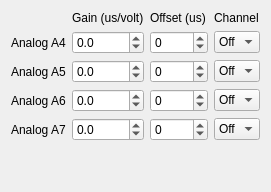
               <widget class="QWidget" name="tab">
                <attribute name="title">
                 <string>Analog</string>
                </attribute>
                <layout class="QGridLayout" name="gridLayout_13">
                 <item row="1" column="2">
                  <widget class="QSpinBox" name="spnA4Off">
                   <property name="minimum">
                    <number>-2048</number>
                   </property>
                   <property name="maximum">
                    <number>2048</number>
                   </property>
                  </widget>
                 </item>
                 <item row="2" column="3">
                  <widget class="QComboBox" name="cmbA5Ch">
                   <property name="sizePolicy">
                    <sizepolicy hsizetype="Maximum" vsizetype="Fixed">
                     <horstretch>0</horstretch>
                     <verstretch>0</verstretch>
                    </sizepolicy>
                   </property>
                   <item>
                    <property name="text">
                     <string>Off</string>
                    </property>
                   </item>
                   <item>
                    <property name="text">
                     <string>1</string>
                    </property>
                   </item>
                   <item>
                    <property name="text">
                     <string>2</string>
                    </property>
                   </item>
                   <item>
                    <property name="text">
                     <string>3</string>
                    </property>
                   </item>
                   <item>
                    <property name="text">
                     <string>4</string>
                    </property>
                   </item>
                   <item>
                    <property name="text">
                     <string>5</string>
                    </property>
                   </item>
                   <item>
                    <property name="text">
                     <string>6</string>
                    </property>
                   </item>
                   <item>
                    <property name="text">
                     <string>7</string>
                    </property>
                   </item>
                   <item>
                    <property name="text">
                     <string>8</string>
                    </property>
                   </item>
                   <item>
                    <property name="text">
                     <string>9</string>
                    </property>
                   </item>
                   <item>
                    <property name="text">
                     <string>10</string>
                    </property>
                   </item>
                   <item>
                    <property name="text">
                     <string>11</string>
                    </property>
                   </item>
                   <item>
                    <property name="text">
                     <string>12</string>
                    </property>
                   </item>
                   <item>
                    <property name="text">
                     <string>13</string>
                    </property>
                   </item>
                   <item>
                    <property name="text">
                     <string>14</string>
                    </property>
                   </item>
                   <item>
                    <property name="text">
                     <string>15</string>
                    </property>
                   </item>
                   <item>
                    <property name="text">
                     <string>16</string>
                    </property>
                   </item>
                  </widget>
                 </item>
                 <item row="2" column="1">
                  <widget class="QDoubleSpinBox" name="spnA5Gain">
                   <property name="decimals">
                    <number>1</number>
                   </property>
                   <property name="minimum">
                    <double>-3000.000000000000000</double>
                   </property>
                   <property name="maximum">
                    <double>3000.000000000000000</double>
                   </property>
                  </widget>
                 </item>
                 <item row="3" column="2">
                  <widget class="QSpinBox" name="spnA6Off">
                   <property name="minimum">
                    <number>-2012</number>
                   </property>
                   <property name="maximum">
                    <number>2012</number>
                   </property>
                  </widget>
                 </item>
                 <item row="4" column="3">
                  <widget class="QComboBox" name="cmbA7Ch">
                   <property name="sizePolicy">
                    <sizepolicy hsizetype="Maximum" vsizetype="Fixed">
                     <horstretch>0</horstretch>
                     <verstretch>0</verstretch>
                    </sizepolicy>
                   </property>
                   <item>
                    <property name="text">
                     <string>Off</string>
                    </property>
                   </item>
                   <item>
                    <property name="text">
                     <string>1</string>
                    </property>
                   </item>
                   <item>
                    <property name="text">
                     <string>2</string>
                    </property>
                   </item>
                   <item>
                    <property name="text">
                     <string>3</string>
                    </property>
                   </item>
                   <item>
                    <property name="text">
                     <string>4</string>
                    </property>
                   </item>
                   <item>
                    <property name="text">
                     <string>5</string>
                    </property>
                   </item>
                   <item>
                    <property name="text">
                     <string>6</string>
                    </property>
                   </item>
                   <item>
                    <property name="text">
                     <string>7</string>
                    </property>
                   </item>
                   <item>
                    <property name="text">
                     <string>8</string>
                    </property>
                   </item>
                   <item>
                    <property name="text">
                     <string>9</string>
                    </property>
                   </item>
                   <item>
                    <property name="text">
                     <string>10</string>
                    </property>
                   </item>
                   <item>
                    <property name="text">
                     <string>11</string>
                    </property>
                   </item>
                   <item>
                    <property name="text">
                     <string>12</string>
                    </property>
                   </item>
                   <item>
                    <property name="text">
                     <string>13</string>
                    </property>
                   </item>
                   <item>
                    <property name="text">
                     <string>14</string>
                    </property>
                   </item>
                   <item>
                    <property name="text">
                     <string>15</string>
                    </property>
                   </item>
                   <item>
                    <property name="text">
                     <string>16</string>
                    </property>
                   </item>
                  </widget>
                 </item>
                 <item row="1" column="3">
                  <widget class="QComboBox" name="cmbA4Ch">
                   <property name="sizePolicy">
                    <sizepolicy hsizetype="Maximum" vsizetype="Fixed">
                     <horstretch>0</horstretch>
                     <verstretch>0</verstretch>
                    </sizepolicy>
                   </property>
                   <item>
                    <property name="text">
                     <string>Off</string>
                    </property>
                   </item>
                   <item>
                    <property name="text">
                     <string>1</string>
                    </property>
                   </item>
                   <item>
                    <property name="text">
                     <string>2</string>
                    </property>
                   </item>
                   <item>
                    <property name="text">
                     <string>3</string>
                    </property>
                   </item>
                   <item>
                    <property name="text">
                     <string>4</string>
                    </property>
                   </item>
                   <item>
                    <property name="text">
                     <string>5</string>
                    </property>
                   </item>
                   <item>
                    <property name="text">
                     <string>6</string>
                    </property>
                   </item>
                   <item>
                    <property name="text">
                     <string>7</string>
                    </property>
                   </item>
                   <item>
                    <property name="text">
                     <string>8</string>
                    </property>
                   </item>
                   <item>
                    <property name="text">
                     <string>9</string>
                    </property>
                   </item>
                   <item>
                    <property name="text">
                     <string>10</string>
                    </property>
                   </item>
                   <item>
                    <property name="text">
                     <string>11</string>
                    </property>
                   </item>
                   <item>
                    <property name="text">
                     <string>12</string>
                    </property>
                   </item>
                   <item>
                    <property name="text">
                     <string>13</string>
                    </property>
                   </item>
                   <item>
                    <property name="text">
                     <string>14</string>
                    </property>
                   </item>
                   <item>
                    <property name="text">
                     <string>15</string>
                    </property>
                   </item>
                   <item>
                    <property name="text">
                     <string>16</string>
                    </property>
                   </item>
                  </widget>
                 </item>
                 <item row="3" column="1">
                  <widget class="QDoubleSpinBox" name="spnA6Gain">
                   <property name="decimals">
                    <number>1</number>
                   </property>
                   <property name="minimum">
                    <double>-3000.000000000000000</double>
                   </property>
                   <property name="maximum">
                    <double>3000.000000000000000</double>
                   </property>
                  </widget>
                 </item>
                 <item row="0" column="1">
                  <widget class="QLabel" name="label_43">
                   <property name="text">
                    <string>Gain (us/volt)</string>
                   </property>
                  </widget>
                 </item>
                 <item row="4" column="0">
                  <widget class="QLabel" name="lblAn7">
                   <property name="sizePolicy">
                    <sizepolicy hsizetype="Maximum" vsizetype="Preferred">
                     <horstretch>0</horstretch>
                     <verstretch>0</verstretch>
                    </sizepolicy>
                   </property>
                   <property name="text">
                    <string>Analog A7</string>
                   </property>
                  </widget>
                 </item>
                 <item row="5" column="0">
                  <spacer name="verticalSpacer_4">
                   <property name="orientation">
                    <enum>Qt::Vertical</enum>
                   </property>
                   <property name="sizeHint" stdset="0">
                    <size>
                     <width>20</width>
                     <height>40</height>
                    </size>
                   </property>
                  </spacer>
                 </item>
                 <item row="4" column="1">
                  <widget class="QDoubleSpinBox" name="spnA7Gain">
                   <property name="decimals">
                    <number>1</number>
                   </property>
                   <property name="minimum">
                    <double>-3000.000000000000000</double>
                   </property>
                   <property name="maximum">
                    <double>3000.000000000000000</double>
                   </property>
                  </widget>
                 </item>
                 <item row="4" column="2">
                  <widget class="QSpinBox" name="spnA7Off">
                   <property name="minimum">
                    <number>-2012</number>
                   </property>
                   <property name="maximum">
                    <number>2012</number>
                   </property>
                  </widget>
                 </item>
                 <item row="1" column="0">
                  <widget class="QLabel" name="lblAn4">
                   <property name="sizePolicy">
                    <sizepolicy hsizetype="Maximum" vsizetype="Preferred">
                     <horstretch>0</horstretch>
                     <verstretch>0</verstretch>
                    </sizepolicy>
                   </property>
                   <property name="text">
                    <string>Analog A4</string>
                   </property>
                  </widget>
                 </item>
                 <item row="3" column="3">
                  <widget class="QComboBox" name="cmbA6Ch">
                   <property name="sizePolicy">
                    <sizepolicy hsizetype="Maximum" vsizetype="Fixed">
                     <horstretch>0</horstretch>
                     <verstretch>0</verstretch>
                    </sizepolicy>
                   </property>
                   <item>
                    <property name="text">
                     <string>Off</string>
                    </property>
                   </item>
                   <item>
                    <property name="text">
                     <string>1</string>
                    </property>
                   </item>
                   <item>
                    <property name="text">
                     <string>2</string>
                    </property>
                   </item>
                   <item>
                    <property name="text">
                     <string>3</string>
                    </property>
                   </item>
                   <item>
                    <property name="text">
                     <string>4</string>
                    </property>
                   </item>
                   <item>
                    <property name="text">
                     <string>5</string>
                    </property>
                   </item>
                   <item>
                    <property name="text">
                     <string>6</string>
                    </property>
                   </item>
                   <item>
                    <property name="text">
                     <string>7</string>
                    </property>
                   </item>
                   <item>
                    <property name="text">
                     <string>8</string>
                    </property>
                   </item>
                   <item>
                    <property name="text">
                     <string>9</string>
                    </property>
                   </item>
                   <item>
                    <property name="text">
                     <string>10</string>
                    </property>
                   </item>
                   <item>
                    <property name="text">
                     <string>11</string>
                    </property>
                   </item>
                   <item>
                    <property name="text">
                     <string>12</string>
                    </property>
                   </item>
                   <item>
                    <property name="text">
                     <string>13</string>
                    </property>
                   </item>
                   <item>
                    <property name="text">
                     <string>14</string>
                    </property>
                   </item>
                   <item>
                    <property name="text">
                     <string>15</string>
                    </property>
                   </item>
                   <item>
                    <property name="text">
                     <string>16</string>
                    </property>
                   </item>
                  </widget>
                 </item>
                 <item row="2" column="2">
                  <widget class="QSpinBox" name="spnA5Off">
                   <property name="minimum">
                    <number>-2048</number>
                   </property>
                   <property name="maximum">
                    <number>2048</number>
                   </property>
                  </widget>
                 </item>
                 <item row="2" column="0">
                  <widget class="QLabel" name="llblAn5">
                   <property name="sizePolicy">
                    <sizepolicy hsizetype="Maximum" vsizetype="Preferred">
                     <horstretch>0</horstretch>
                     <verstretch>0</verstretch>
                    </sizepolicy>
                   </property>
                   <property name="text">
                    <string>Analog A5</string>
                   </property>
                  </widget>
                 </item>
                 <item row="3" column="0">
                  <widget class="QLabel" name="lblAn6">
                   <property name="sizePolicy">
                    <sizepolicy hsizetype="Maximum" vsizetype="Preferred">
                     <horstretch>0</horstretch>
                     <verstretch>0</verstretch>
                    </sizepolicy>
                   </property>
                   <property name="text">
                    <string>Analog A6</string>
                   </property>
                  </widget>
                 </item>
                 <item row="0" column="3">
                  <widget class="QLabel" name="label_42">
                   <property name="text">
                    <string>Channel</string>
                   </property>
                  </widget>
                 </item>
                 <item row="1" column="1">
                  <widget class="QDoubleSpinBox" name="spnA4Gain">
                   <property name="decimals">
                    <number>1</number>
                   </property>
                   <property name="minimum">
                    <double>-3000.000000000000000</double>
                   </property>
                   <property name="maximum">
                    <double>3000.000000000000000</double>
                   </property>
                  </widget>
                 </item>
                 <item row="0" column="2">
                  <widget class="QLabel" name="label_44">
                   <property name="text">
                    <string>Offset (us)</string>
                   </property>
                  </widget>
                 </item>
                </layout>
               </widget>
